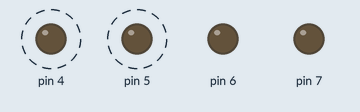
Simulated run of this sketch. Board: Arduino Mega 2560, built with avr-gcc and run on an emulated ATmega2560. Parts: output pins drawn as LEDs (lit = HIGH). Dashed ring = blinking. What the sketch prints to the serial monitor is not drawn.

Above: at 0.18 s.
Timing chart, 0 to 3.0 s (numbered marks = the images above):
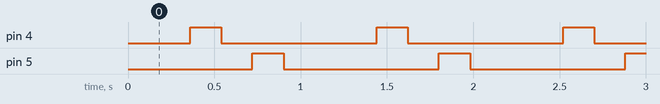

Measured:
- by itself, pin 4, pin 5: alternates HIGH for 0.18 s and LOW for 0.90 s
- by itself, everything shown: repeats every 1.1 s, in 4 steps

The sketch:

Kill_Switch_Transmitter.ino
```cpp
void send_data(unsigned char data);

void setup()
{
pinMode(4,OUTPUT);
pinMode(5,OUTPUT);
pinMode(6,OUTPUT);
pinMode(7,OUTPUT);
Serial.begin(9600);
}
void loop()
{
unsigned char i=0;
for(i=0;i<3;i++)
{
send_data(i);
Serial.print("i=");
Serial.println(i,DEC);
delay(180);
send_data(0);
delay(180);
}
}
//====================================
void send_data(unsigned char data)
{
digitalWrite(4,(data&0x01));
digitalWrite(5,(data&0x02));
digitalWrite(6,(data&0x04));
digitalWrite(7,(data&0x08));
}


/*unsigned int i=17;
void send_data(unsigned int data);


void setup()
{
pinMode(7,OUTPUT);
Serial.begin(9600);
}
void loop()
{
send_data(i);
delay(20);
}
//====================================
void send_data(unsigned int data)
{
digitalWrite(7,(data));
Serial.print("data=");
Serial.println(data,DEC);
}*/
```

Source omitted: main.cpp (22380 bytes)
